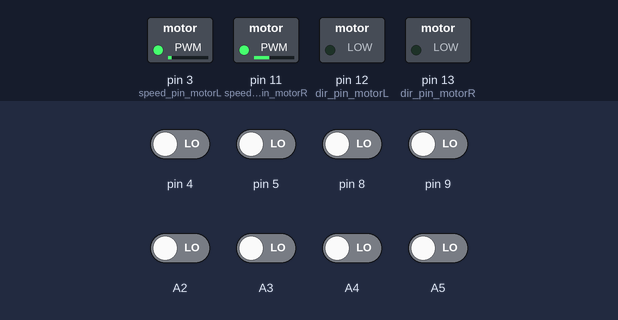
A sketch run on a simulated Arduino Uno, built with avr-gcc and run on an emulated ATmega328P. On the bench: switched loads named in the sketch (green lamp = pin HIGH). The test bench sets the inputs (shaded band); at power-on: A2–5, pin 4, pin 5, pin 8, pin 9 LOW. What the sketch prints to the serial monitor is not drawn.

Above: at 1.25 s.
1.3 s: A5 driven HIGH
Timing chart, 0 to 4.3 s (numbered marks = the images above; inputs shaded):
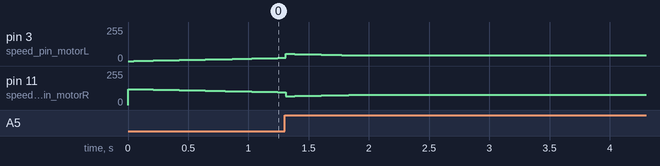

The sketch:

main.ino
```cpp
#include "motor.h"
#include "PID.h"
#include "SensorModule.h"
#include "RFID.h"
#include <SPI.h>
//######################## RFID ##############

//Rijden en sturen ctes
Motor motor;
SensorModule leftsens;
SensorModule rightsens;
PID steeringPID;
RFID rfid;
unsigned long tijdelijk=0;
int interval=0;
double PIDvalue;

unsigned long currentMillis;
unsigned long previousMillis=0;
boolean searchStartPos;
boolean leftright; //Left= true, Right= false

void setup() {
 //################################### Rijden en sturen setup ###################################
  Serial.begin(115200);
  steeringPID = PID(15,0,12);
  motor = Motor();
  motor.start(60);
  leftsens = SensorModule(4, 5, A2, A3);
  rightsens = SensorModule(8,9,A4,A5);
  //rfid = RFID();
  //rfid.RFIDSetup();
}

void loop() {

 //tijdelijk=tijdelijk +1;
 currentMillis=millis();
if (currentMillis - previousMillis >= interval){
    previousMillis=currentMillis;
    //########################### Rijden en sturen ########################

    leftsens.RefreshValues(leftsens);
    rightsens.RefreshValues(rightsens);

    leftright=leftsens.LinksRechts(leftsens,rightsens);
    Serial.println("left=0/right=1");

    if (leftright){
      PIDvalue=leftsens.calculatePIDSituatie(steeringPID);
      Serial.println("Links");
    }else {
      PIDvalue=rightsens.calculatePIDSituatie(steeringPID);
      Serial.println("Rechts");
    }
    motor.rotate(PIDvalue,leftright);

    //########################### RFID loop ###########################

    //rfid.RFIDTag();

    tijdelijk=0;
 }


}
```

Motor.cpp
```cpp
#include "Arduino.h"
#include "motor.h"

const int dir_pin_motorL = 12;
const int dir_pin_motorR = 13;
const int speed_pin_motorL = 3;
const int speed_pin_motorR = 11;

int _pref_speed;
int _speed_left_motor;
int _speed_right_motor;
int previousPID=0;
int previousSens4;

Motor::Motor(){
  //setup Pinnen
  pinMode(dir_pin_motorL, OUTPUT);
  pinMode(dir_pin_motorR, OUTPUT);
  pinMode(speed_pin_motorL, OUTPUT);
  pinMode(speed_pin_motorR, OUTPUT);
}

void Motor::start(int pref_speed){
  _pref_speed = pref_speed;
  digitalWrite(dir_pin_motorL, LOW);
  digitalWrite(dir_pin_motorR, LOW);

  //eerste snelheid meegeven
  _speed_left_motor = _pref_speed;
  _speed_right_motor = _pref_speed;
}

void Motor::rotate(double PIDvalue,boolean leftright){
  //Left= true, Right= false
  if(!leftright){
    PIDvalue=-1*PIDvalue;
  };
    _speed_left_motor= _pref_speed+(int)(PIDvalue);
    _speed_right_motor = _pref_speed-(int)(PIDvalue);

    alterSpeed(PIDvalue);
};

void Motor::printValues(){


    String l = " linkse motor: ";
    String r = " rechtse motor: ";
    Serial.print(l);
    Serial.print(_speed_left_motor);
    Serial.print("   ");
    Serial.print(r);
    Serial.print(_speed_right_motor);
    Serial.print('\n');

}

void Motor::alterSpeed(int PIDvalue){

  //printValues();
  analogWrite(speed_pin_motorL, _speed_left_motor);
  analogWrite(speed_pin_motorR, _speed_right_motor);

}
```

Motor.h
```cpp
#ifndef motor_h
#define motor_h

#include "arduino.h"
class Motor{
  public:
         Motor();
         void start(int pref_speed);
         void rotate(double PIDvalue,boolean leftright);
         void printValues();
  private:
         void alterSpeed(int PIDvalue);

         int _pref_speed;
         int _speed_left_motor;
         int _speed_right_motor;
};
#endif
```

PID.cpp
```cpp
#include "Arduino.h"
#include "PID.h"

//PID variabelen
double _Kp;
double _Ki;
double _Kd;
//PID regeling
double _P,_I,_D;
double _PIDvalue = 0;
double _previousError=0;
double diff=0.01;

PID::PID(){
}

PID::PID(double Kp, double Ki, double Kd){
  _Kp = Kp;
  _Ki = Ki;
  _Kd = Kd;
}

double PID::calculatePID(double error){

  _P = error;
  _I += error;
  if (error==_previousError){
    if(_D>0){
      _D=_D-diff;
    }else if(_D<0){
      _D=_D+diff;
    }
  }else{
  _D =  error-_previousError;
  }
  _PIDvalue = (_Kp*_P) + (_Ki*_I) + (_Kd*_D);
  //Serial.print(" previouserror ");
  //Serial.print(_previousError);
  _previousError = error;
  /*Serial.print(" D: ");
  Serial.print(_D);
  Serial.print(" error ");
  Serial.print(error);
  Serial.print(" PID ");
  Serial.println(_PIDvalue);*/
  return _PIDvalue;
}
```

PID.h
```cpp
#ifndef PID_h
#define PID_h

#include "arduino.h"

class PID{
	public:
		PID();
    PID(double Kp, double Ki, double Kd);

    double calculatePID(double val);

  private:
    //PID variabelen
    double _Kp;
    double _Ki;
    double _Kd;
};

#endif
```

RFID.cpp
```cpp
#include "Arduino.h"
#include "RFID.h"

#include <Wire.h>
#include <PN532_I2C.h>
#include <PN532.h>
#include <NfcAdapter.h>

PN532_I2C pn532i2c(Wire);
PN532 nfc(pn532i2c);

RFID::RFID() {
}

void RFID::RFIDSetup() {
  Serial.println("Hello!");
  nfc.begin();
  Serial.println("Hello!");
  uint32_t versiondata = nfc.getFirmwareVersion();
  Serial.println("Hello!");
  if (! versiondata) {
    Serial.print("Didn't find PN53x board");
    while (1); // halt
  }
  // Got ok data, print it out!
  Serial.print("Found chip PN5"); Serial.println((versiondata >> 24) & 0xFF, HEX);
  Serial.print("Firmware ver. "); Serial.print((versiondata >> 16) & 0xFF, DEC);
  Serial.print('.'); Serial.println((versiondata >> 8) & 0xFF, DEC);

  // Set the max number of retry attempts to read from a card
  // This prevents us from waiting forever for a card, which is
  // the default behaviour of the PN532.
  nfc.setPassiveActivationRetries(0xFF);
  // configure board to read RFID tags
  nfc.SAMConfig();
  Serial.println("Waiting for an ISO14443A card");
}

void RFID::RFIDTag() {
  boolean success;
  uint8_t uid[] = { 0, 0, 0, 0, 0, 0, 0 };  // Buffer to store the returned UID
  uint8_t uidLength;                        // Length of the UID (4 or 7 bytes depending on ISO14443A card type)

  // Wait for an ISO14443A type cards (Mifare, etc.).  When one is found
  // 'uid' will be populated with the UID, and uidLength will indicate
  // if the uid is 4 bytes (Mifare Classic) or 7 bytes (Mifare Ultralight)
  success = nfc.readPassiveTargetID(PN532_MIFARE_ISO14443A, &uid[0], &uidLength);

  if (success) {
    Serial.println("Found a card!");
    Serial.print("UID Length: "); Serial.print(uidLength, DEC); Serial.println(" bytes");
    Serial.print("UID Value: ");
    for (uint8_t i = 0; i < uidLength; i++)
    {
      Serial.print(" 0x"); Serial.print(uid[i], HEX);
    }
    Serial.println("");
    // Wait 1 second before continuing

  }
  else
  {
    // PN532 probably timed out waiting for a card
    Serial.println("Timed out waiting for a card");
  }

}
```

RFID.h
```cpp
#ifndef RFID_h
#define RFID_h

#include "arduino.h"

class RFID{
  public:
      RFID();

      void RFIDSetup();
      void RFIDTag();

  private:

};
#endif
```

SensorModule.cpp
```cpp
#include "Arduino.h"
#include "SensorModule.h"
#include "PID.h"

int _pin_0, _pin_1,_pin_2, _pin_3;
int grens=450;
int sens1,sens2, sens3,sens4;
boolean uitBaan = false;
const double errorMap[5] = {-.75,.75,1,1.25,2.25};
int change;

SensorModule::SensorModule(){
}

SensorModule::SensorModule(int pin_0, int pin_1,int pin_2, int pin_3){
   _pin_0 = pin_0;
   _pin_1 = pin_1;
   _pin_2 = pin_2;
   _pin_3 = pin_3;
   pinMode(pin_0, INPUT);
   pinMode(pin_1, INPUT);
   pinMode(pin_2, INPUT);
   pinMode(pin_3, INPUT);
}

double SensorModule::calculatePIDSituatie(PID pid){

  double temp=0;

  if ((_waarde1>grens)&&(_waarde2>grens)&&(_waarde3>grens)&&(_waarde4>grens)){
    temp= errorMap[0];
    //Serial.print("Zwart");
  } else if (_waarde4<grens){
     temp= errorMap[4];
     //Serial.print("4");
  } else if (_waarde3 <grens){
     temp= errorMap[3];
     //Serial.print("3");
  } else if (_waarde2 <grens){
     temp= errorMap[2];
     //Serial.print("2");
  } else if (_waarde1 <grens){
     temp= errorMap[1];
    //Serial.print("1");
  }

  return pid.calculatePID(temp);
}

void SensorModule::printValues(PID pid){

    String pidstr = "->  PID ";
    Serial.print(" ");

    Serial.print(pidstr);
    Serial.print('\n');

}
void SensorModule::printSensorValues(){
  Serial.print("Waardes   ");
  Serial.print(_waarde1);
  Serial.print("   ");
  Serial.print(_waarde2);
  Serial.print("   ");
  Serial.print(_waarde3);
  Serial.print("   ");
  Serial.println(_waarde4);

}
boolean SensorModule::LinksRechts(SensorModule links, SensorModule rechts){
  //Left= true, Right= false
  //code voor wissel links en rechtse module
  if((links._waarde1>grens)&&(links._waarde2>grens)&&(links._waarde3>grens)&&(links._waarde4>grens)&&(rechts._waarde1>grens)&&(rechts._waarde2>grens)&&(rechts._waarde3>grens)&&(rechts._waarde4>grens)){
    change++;
  }
  Serial.print(change);
  Serial.print("  ");
  if(change>100){
    if(links._waarde1<grens){
      change=0;
      return true;
    }else if(rechts._waarde1<grens){
      change=0;
      return false;
    }
  }
}

void SensorModule::RefreshValues(SensorModule module){
  _waarde1=digitalRead(module._pin_0)*900;
  _waarde2=digitalRead(module._pin_1)*900;
  _waarde3=digitalRead(module._pin_2)*900;
  _waarde4=digitalRead(module._pin_3)*900;

  printSensorValues();
}
```

SensorModule.h
```cpp
#ifndef SensorModule_h
#define SensorModule_h

#include "arduino.h"
#include "PID.h"

class SensorModule{
  public:
	    SensorModule();
      SensorModule(int pin_0, int pin_1,int pin_2, int pin_3);
      double calculatePIDSituatie(PID pid);
      void printValues(PID pid);
      void printSensorValues();
      void RefreshValues(SensorModule module);
      boolean LinksRechts(SensorModule links, SensorModule rechts);
  private:
      int _pin_0, _pin_1,_pin_2, _pin_3;
      int _waarde1,_waarde2,_waarde3,_waarde4;
};
#endif
```
